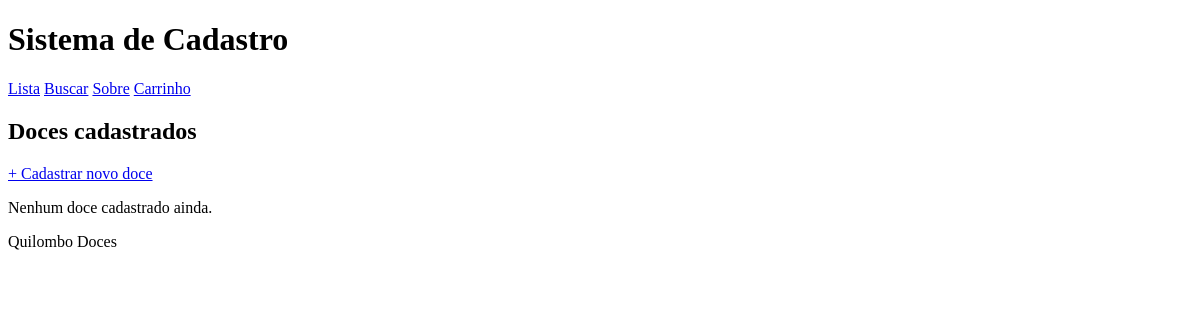
Before: / with the older database file.
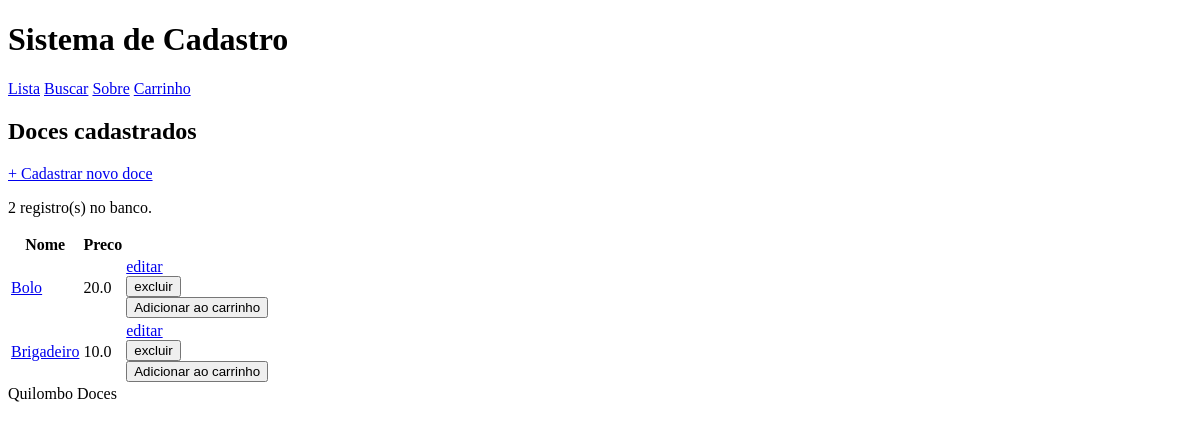
After: the same page with the newer database file.
### tables this page shows
CREATE TABLE doces (
            id     INTEGER PRIMARY KEY AUTOINCREMENT,
            nome   TEXT    NOT NULL,
            preco  REAL    NOT NULL
        );

### app.py (the view)
@app.route("/")
def listar():
    conn = conectar_banco()
    doces = conn.execute(
        'SELECT * FROM doces ORDER BY nome').fetchall()
    conn.close()
    return render_template("lista.html", doces=doces,
                           msg=request.args.get("msg", ""))

### cadastro_sqlite.py (called while the page is built)
def conectar_banco():
    os.makedirs('dados', exist_ok=True)
    conn = sqlite3.connect('dados/cadastro.db')
    conn.row_factory = sqlite3.Row      # permite acessar as colunas pelo nome
    conn.execute('''
        CREATE TABLE IF NOT EXISTS doces (
            id     INTEGER PRIMARY KEY AUTOINCREMENT,
            nome   TEXT    NOT NULL,
            preco  REAL    NOT NULL
        )
    ''')
    conn.commit()
    return conn

### templates/lista.html (shortened to what this page needs)
{% extends "base.html" %}
{% block conteudo %}
  <h2>Doces cadastrados</h2>
  <p><a class="botao" href="{{ url_for('novo') }}">+ Cadastrar novo doce</a></p>
  {% if doces %}
    <p>{{ doces|length }} registro(s) no banco.</p>
    <table>
      <tr>
        <th>Nome</th>
        <th>Preco</th>
      </tr>
      {% for p in doces %}
      <tr>
        <td><a href="{{ url_for('detalhe', id_doce=p['id']) }}">{{ p['nome'] }}</a></td>
        <td>{{ p['preco'] }} </td>
        <td>
          <a href="{{ url_for('editar', id_doce=p['id']) }}">editar</a>
          <form method="post" action="{{ url_for('excluir', id_doce=p['id']) }}"
                onsubmit="return confirm('Excluir {{ p['nome'] }}?');">
            <button type="submit" class="link-perigo">excluir</button>
          </form>
            <form action="{{ url_for('adicionar_carrinho', id=p['id']) }}" method="post" style="display:inline">
                <button type="submit" class="btn-carrinho">Adicionar ao carrinho</button>
            </form>
        </td>
      </tr>
      {% endfor %}
    </table>
  {% else %}
    <p class="vazio">Nenhum doce cadastrado ainda.</p>
  {% endif %}
{% endblock %}

### templates/base.html (shortened to what this page needs)
<!DOCTYPE html>
<html lang="pt-br">
<head>
  <link rel="stylesheet" href="{{ url_for('static', filename='estilo.css') }}">
</head>
<body>
  <header>
    <h1>Sistema de Cadastro</h1>
    <nav>
      <a href="{{ url_for('listar') }}">Lista</a>
      <a href="{{ url_for('buscar') }}">Buscar</a>
      <a href="{{ url_for('sobre') }}">Sobre</a>
      <a href="{{ url_for('carrinho') }}">Carrinho</a>
    </nav>
  </header>
  <main>
    {% block conteudo %}{% endblock %}
  </main>
  <footer>
    Quilombo Doces
  </footer>
</body>
</html>

Changed rows visible on the page:
added doces: nome "Bolo", preco "20.0"
added doces: nome "Brigadeiro", preco "10.0"
Other visible differences:
{{ doces|length }}: (not shown) → "2"
text no longer shown: "Nenhum doce cadastrado ainda."
text now shown: "registro(s) no banco. Nome Preco"
